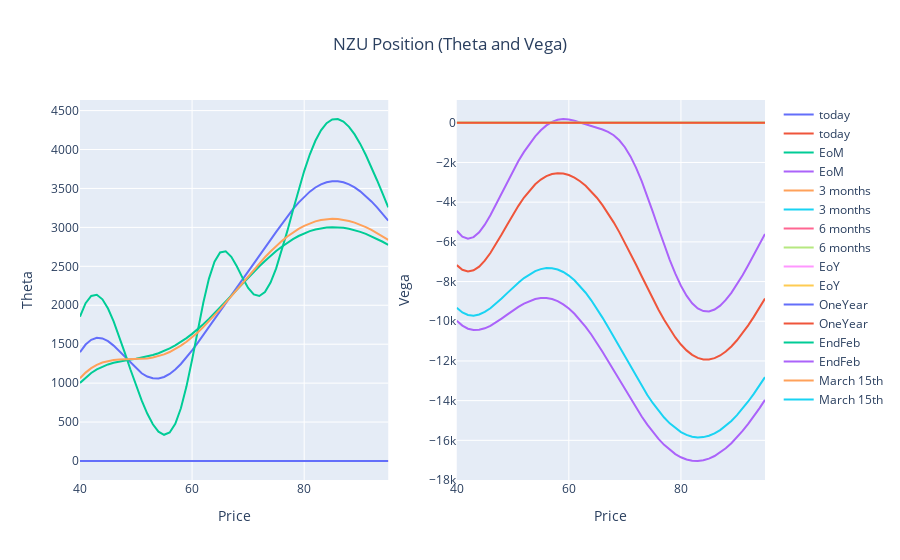

The cell this chart's notebook holds for it:
### Code cell
fig = make_subplots(rows=1, cols=2)
for i in range(0,len(fig_d.data)):
    fig.add_trace(fig_t.data[i], row=1, col=1)
    fig.add_trace(fig_v.data[i], row=1, col=2)

fig.update_layout(title={'text': 'NZU Position (Theta and Vega)','x': 0.5,'xanchor': 'center'})

fig.update_xaxes(title_text="Price", row=1, col=1)
fig.update_yaxes(title_text="Theta", row=1, col=1)
fig.update_xaxes(title_text="Price", row=1, col=2)
fig.update_yaxes(title_text="Vega", row=1, col=2)
fig.show()
